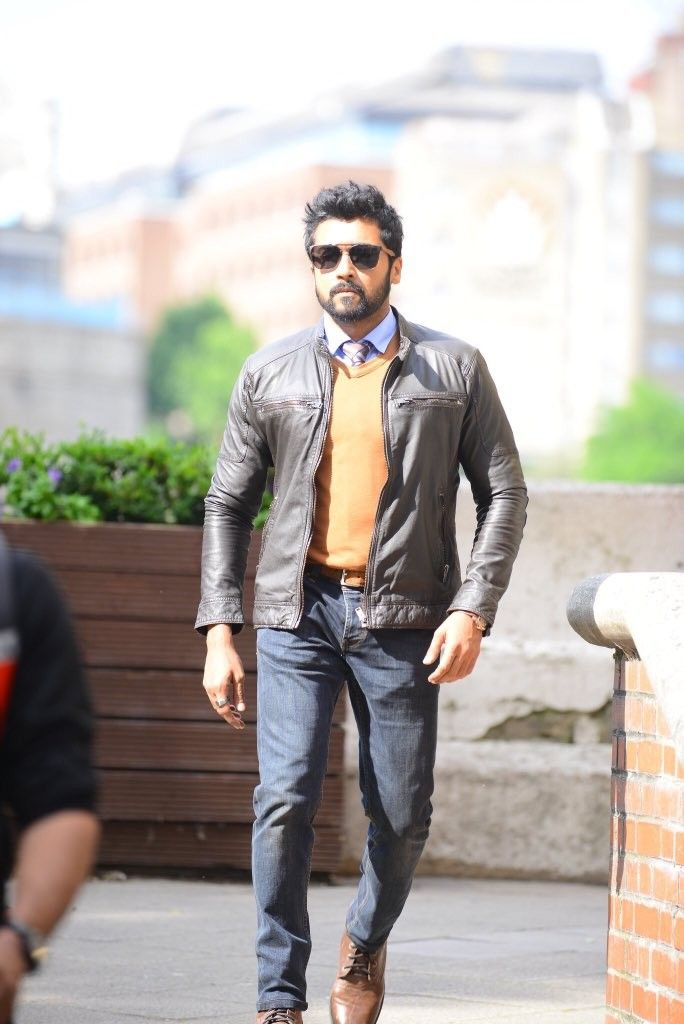
#> input picture SR.jpg, 684 x 1024 px
$ jupyter execute 'Image to Pencil Sketch with-Python.ipynb'   (shell and % lines are left out)
#> lines starting #> are read from the running program, lines starting #| are printed output that depends on the picture
[cell 1]
import cv2
from PIL import Image
from IPython.display import display

[cell 2]
image = cv2.imread('SR.jpg')
#> image is the input picture: shape (1024, 684, 3); mean B, G, R 168.9, 174.7, 179.8
image = cv2.cvtColor(image,cv2.COLOR_BGR2RGB)
display(Image.fromarray(image))

[cell 3]
gray_image = cv2.cvtColor(image, cv2.COLOR_BGR2GRAY)
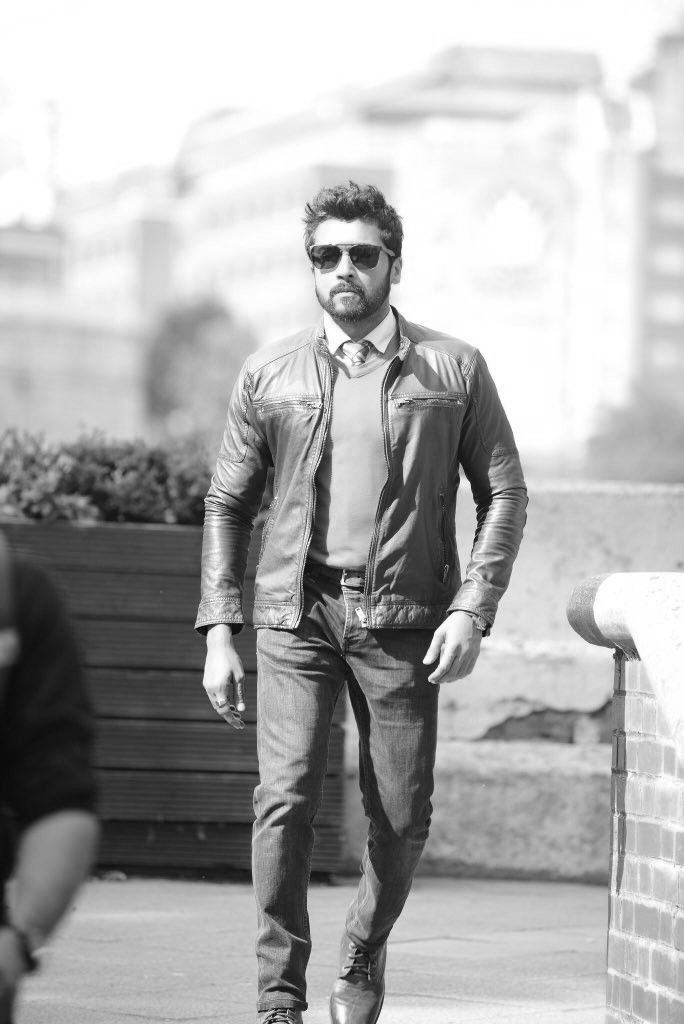
#> gray_image: shape (1024, 684); min 1, max 255, mean 173.6
display(Image.fromarray(gray_image))

[cell 4]
inverted_image = cv2.bitwise_not(gray_image)
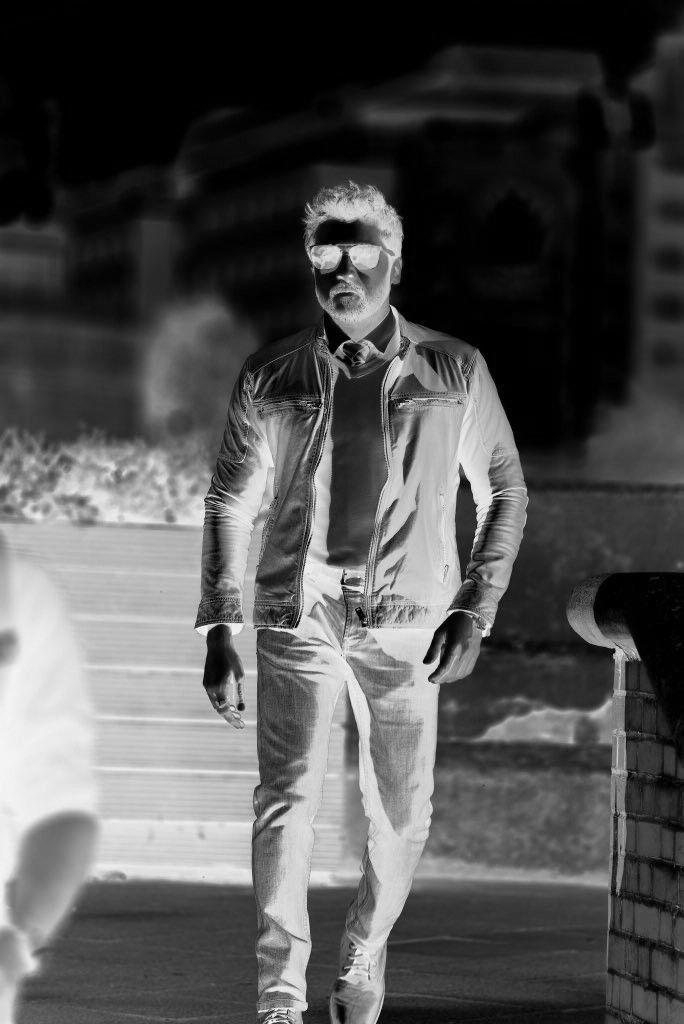
#> inverted_image: shape (1024, 684); min 0, max 254, mean 81.4
display(Image.fromarray(inverted_image))

[cell 5]
blurred_image = cv2.GaussianBlur(inverted_image, (21, 21), 0)
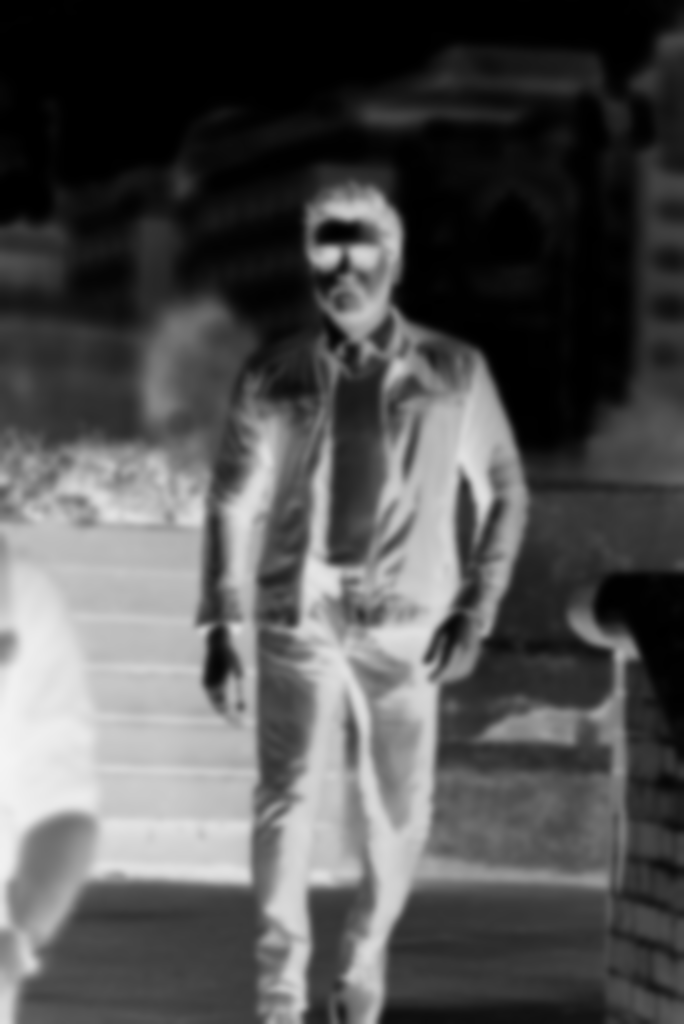
#> blurred_image: shape (1024, 684); min 0, max 244, mean 81.4
display(Image.fromarray(blurred_image))

[cell 6]
inverted_blurred = cv2.bitwise_not(blurred_image)
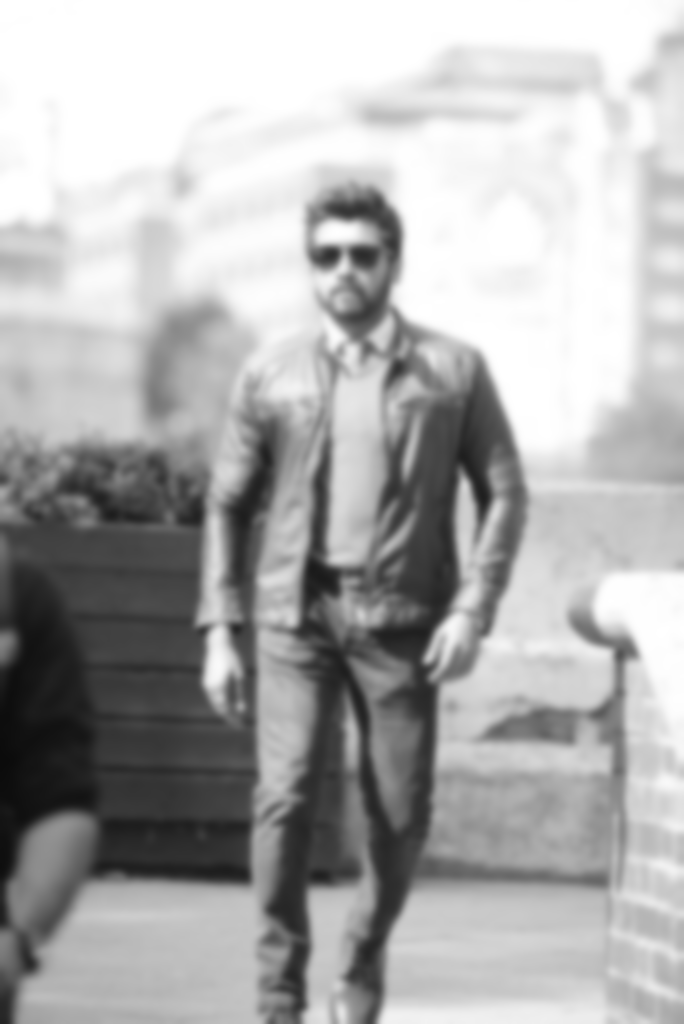
#> inverted_blurred: shape (1024, 684); min 11, max 255, mean 173.6
pencil_sketch = cv2.divide(gray_image, inverted_blurred, scale=250.0)
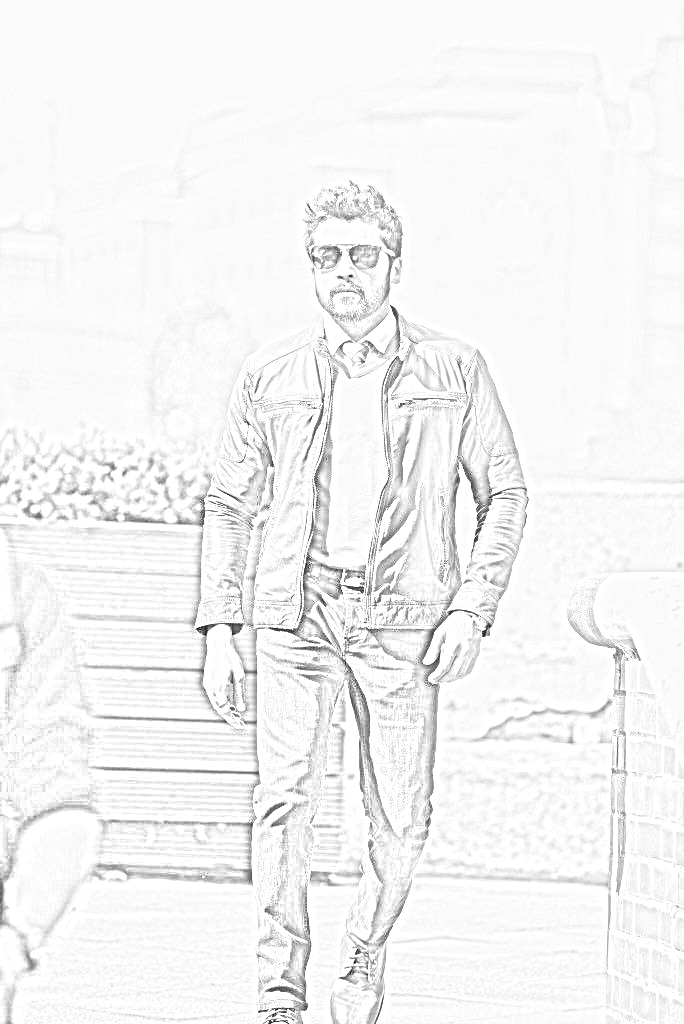
#> pencil_sketch: shape (1024, 684); min 4, max 255, mean 243.7
display(Image.fromarray(pencil_sketch))
